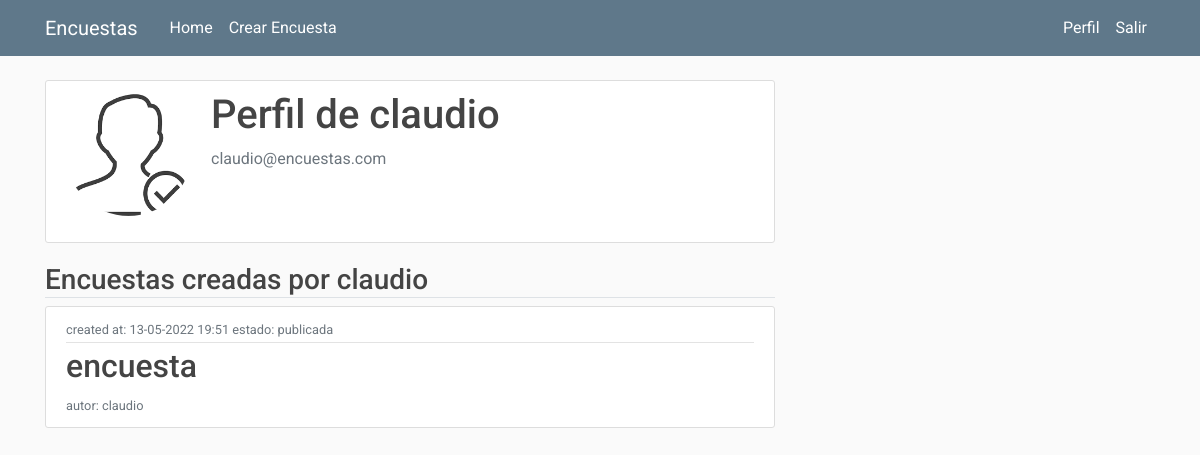
The app's page /profile (signed in), older data.
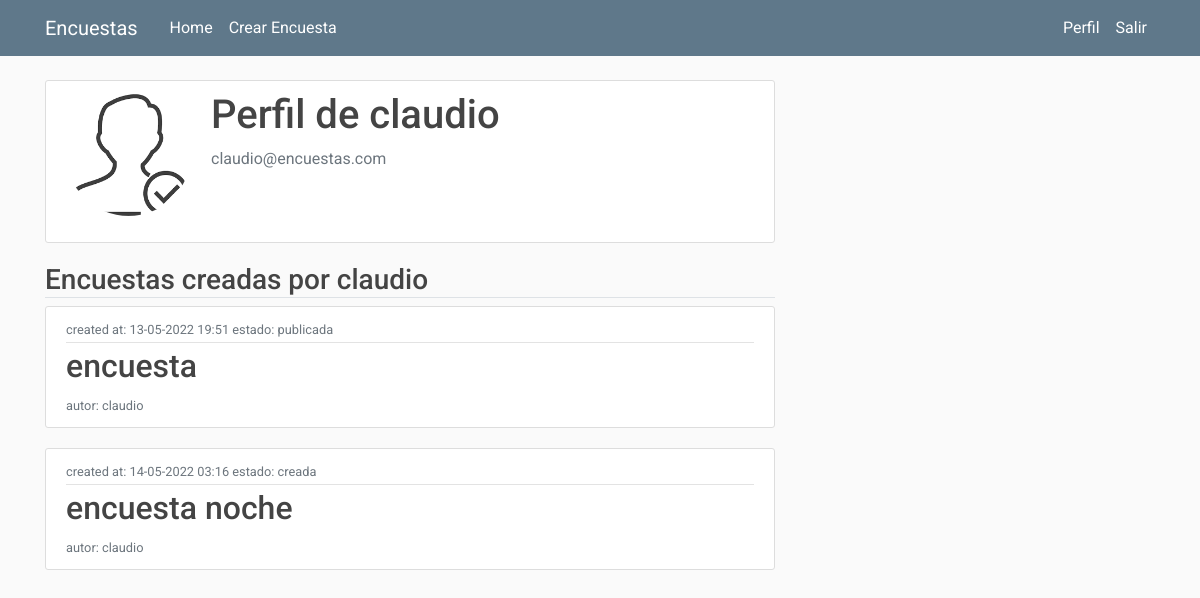
The same page, newer data.
### encuestas/models.py (models this page shows, shortened)
class User(db.Model,UserMixin):
    id = db.Column(db.Integer, primary_key=True)
    username = db.Column(db.String(20), unique=True, nullable=False)
    email = db.Column(db.String(120), unique=True, nullable=False)
    image_file = db.Column(db.String(20), nullable=False, default='default.jpg')
    password = db.Column(db.String(60), nullable=False)
    posts = db.relationship('Post', backref='author', lazy=True)

class Encuesta(db.Model):
    id = db.Column(db.Integer, primary_key = True)
    title = db.Column(db.String(100),nullable = False)
    date_created = db.Column(db.DateTime, nullable = False, default = datetime.utcnow)
    date_posted = db.Column(db.DateTime, default = datetime.utcnow)
    user_id = db.Column(db.Integer, db.ForeignKey('user.id'),nullable = False)
    preguntas = db.relationship('Pregunta', backref = 'content', lazy = True)
    estado =  db.Column(db.String(100), default = "creada")

### encuestas/routes.py (the view)
@app.route("/profile")
@login_required
def profile():
    encuestas = Encuesta.query.filter_by(user_id = current_user.username)
    image_file = url_for('static', filename= 'profile_pics/' + current_user.image_file)
    return render_template('profile.html', title='Profile', image_file=image_file,  encuestas = encuestas)

### encuestas/models.py (called while the page is built)
@login_manager_.user_loader
def load_user(user_id):
    return User.query.get(int(user_id))

### encuestas/templates/profile.html
{% extends "layout.html" %}
{% block content %}
    <div class = "content-section">
        <div class = "media">
            <img class = "rounded-circle account-img" src = "{{image_file}}">
            <div class = "media-body">
                <h2 class = "account-heading">Perfil de {{current_user.username}}</h2>
                <p class = "text-secondary">{{current_user.email}}</p>
            </div>
        </div>
    </div>
    <h3 class="border-bottom mb-2">Encuestas creadas por {{current_user.username}}</h3>
    {% for encuesta in encuestas %}
    <article class="media content-section">
        <div class="media-body">
            <div class="article-metadata">
                <small class="text-muted">
                    created at: {{encuesta.date_created.strftime('%d-%m-%Y %H:%M')}}
                </small>
                <small class="text-muted">
                    estado: {{encuesta.estado}}
                </small>
            </div>
                <h2>
                    <a class="article-title"
                       href="{{ url_for('encuesta', encuesta_id=encuesta.id)}}">{{ encuesta.title }}</a>
                </h2>
                <small class="text-muted">
                    autor: {{encuesta.user_id}}
                </small>
            </div>
        </article>
        {% endfor %}
{% endblock content %}

### encuestas/templates/layout.html (shortened to what this page needs)
<!DOCTYPE html>
<html>
<head>
    <link rel="stylesheet" href="https://maxcdn.bootstrapcdn.com/bootstrap/4.0.0/css/bootstrap.min.css">
    <link rel="stylesheet" type="text/css" href="{{ url_for('static', filename='main.css') }}">
</head>
<body>
    <header class="site-header">
      <nav class="navbar navbar-expand-md navbar-dark bg-steel fixed-top">
        <div class="container">
          <a class="navbar-brand mr-4" href="/">Encuestas</a>
          <div class="collapse navbar-collapse" id="navbarToggle">
            <div class="navbar-nav mr-auto">
              <a class="nav-item text-white nav-link" href="{{ url_for('home') }}">Home</a>
              {% if current_user.is_authenticated %}
              <a class="nav-item text-white nav-link" href="{{ url_for('crear_encuesta')}}">Crear Encuesta</a>
              {% endif %}
            </div>
            <div class="navbar-nav">
              {% if current_user.is_authenticated %}
              <a class="nav-item text-white nav-link" href="{{ url_for('profile') }}">Perfil</a>
              <a class="nav-item text-white nav-link" href="{{ url_for('logout') }}">Salir</a>
              {% else %}
              <a class="nav-item text-white nav-link" href="{{ url_for('login') }}">Login</a>
              <a class="nav-item text-white nav-link" href="{{ url_for('register') }}">Registrate</a>
              {% endif %}
            </div>
          </div>
        </div>
      </nav>
    </header>
    <main role="main" class="container">
      <div class="row">
        <div class="col-md-8">
          {% block content %}{% endblock %}
        </div>
      </div>
    </main>
</body>
</html>

### encuestas/static/main.css (style rules this page uses)
body { font-family: "Roboto", sans-serif; font-weight: 400; background: #fafafa; color: #444; margin-top: 5rem; box-sizing: border-box; }
h1, h2, h3, h4, h5, h6 { color: #444444; }
.bg-steel { background-color: #5f788a; }
.site-header .navbar-nav .nav-link { color: #cbd5db; }
.content-section { background: #ffffff; padding: 10px 20px; border: 1px solid #dddddd; border-radius: 3px; margin-bottom: 20px; }
.article-title { color: #444444; }
.article-metadata { padding-bottom: 1px; margin-bottom: 4px; border-bottom: 1px solid #e3e3e3; }
.account-img { height: 125px; width: 125px; margin-right: 20px; margin-bottom: 16px; }
.account-heading { font-size: 2.5rem; }

Row changes from the older to the newer data that the page shows:
added Encuesta: date_created "14-05-2022 03:16", estado "creada", title "encuesta noche", user_id "claudio"
